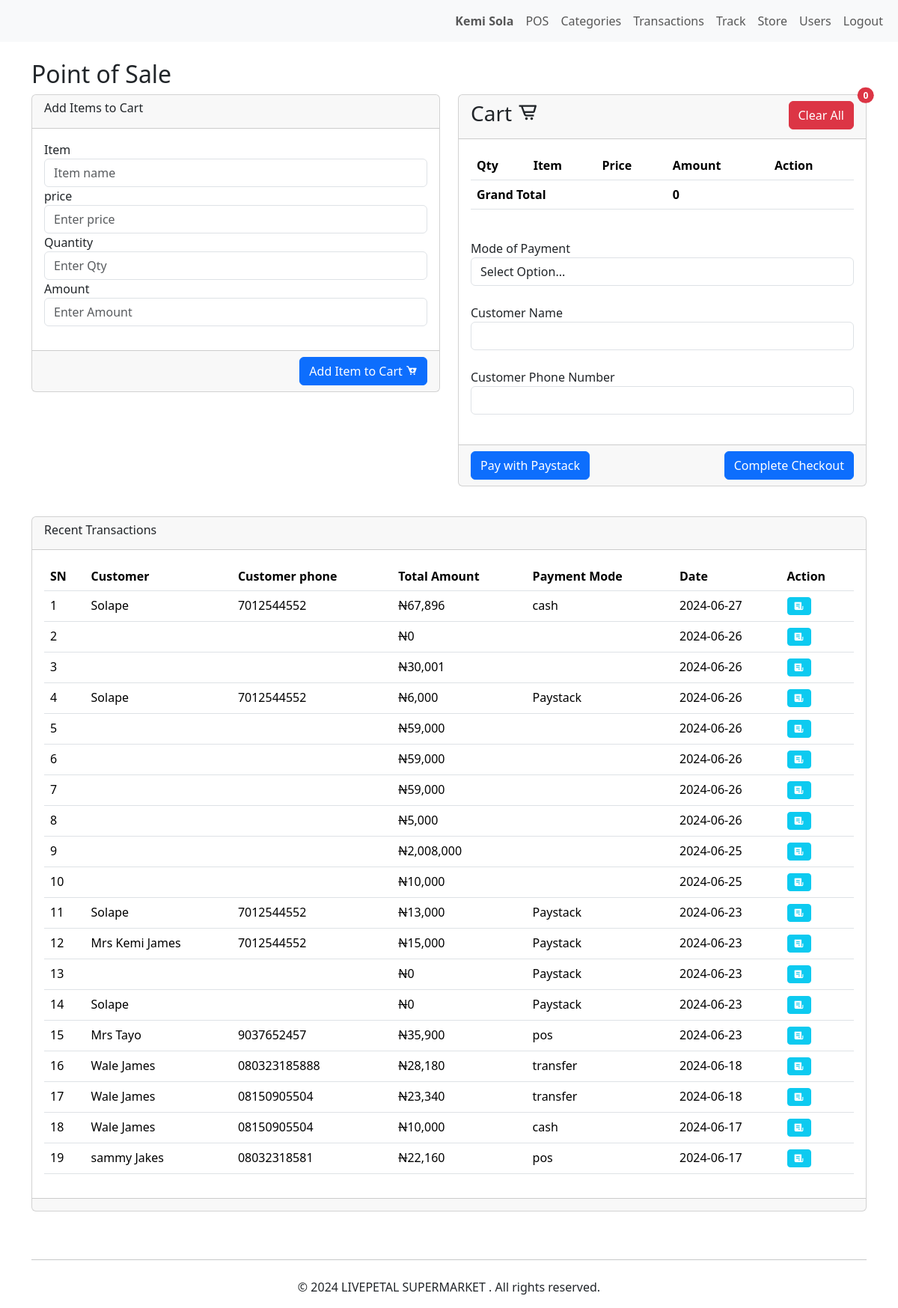
Page /sales.php (signed in) on the committed database.
### tables this page shows
CREATE TABLE `user` (
  `sn` bigint(20) UNSIGNED NOT NULL,
  `name` varchar(55) DEFAULT NULL,
  `phone` varchar(24) DEFAULT NULL,
  `email` varchar(55) DEFAULT NULL,
  `password` varchar(40) DEFAULT NULL,
  `status` int(2) NOT NULL DEFAULT 1,
  `bid` int(8) NOT NULL DEFAULT 0,
  `created` timestamp NOT NULL DEFAULT current_timestamp() ON UPDATE current_timestamp(),
  `admin` int(2) NOT NULL DEFAULT 0
);

CREATE TABLE `sales` (
  `sn` bigint(20) UNSIGNED NOT NULL,
  `salesid` varchar(16) DEFAULT NULL,
  `customer` varchar(24) DEFAULT NULL,
  `phone` varchar(24) DEFAULT NULL,
  `total` int(10) DEFAULT NULL,
  `created` timestamp NOT NULL DEFAULT current_timestamp() ON UPDATE current_timestamp(),
  `status` int(2) NOT NULL DEFAULT 1,
  `bid` int(8) NOT NULL DEFAULT 0,
  `user` int(6) NOT NULL DEFAULT 0,
  `mode` varchar(22) NOT NULL DEFAULT 'cash'
);

### sales.php (the view, shortened to what this page needs)
<?php
include('constant.php');
?>
<!DOCTYPE html>
<html lang="en">
<head>
    <link href="css/bootstrap.min.css" rel="stylesheet">
</head>
<body>
    <?php include('nav.php') ?>
    <div class="container mt-4">
        <div class="row">
            <div class="col-md-12">
                <h2>Point of Sale</h2>
            </div>
        </div>
        <div class="row">
            <div class="col-md-6">
                <div class="card">
                    <div class="card-header">
                        <h6>Add Items to Cart</h6>
                    </div>
                    <div class="card-body">
                        <form method="post">
                            <div class="form-group">
                                <label for="">Item</label>
                                <input type="text" class="form-control" name="item" placeholder="Item name">
                            </div>
                            <div class="form-group">
                                <label for="">price</label>
                                <input type="number" class="form-control" id="price" name="price" onkeyup="document.getElementById('amount').value = this.value * document.getElementById('qty').value;" placeholder="Enter price" required>
                            </div>
                            <div class="form-group">
                                <label for="">Quantity</label>
                                <input type="number" class="form-control" id="qty" name="qty" onkeyup="document.getElementById('amount').value = this.value * document.getElementById('price').value;" placeholder="Enter Qty" required>
                            </div>
                            <div class="form-group">
                                <label for="">Amount</label>
                                <input type="tel" class="form-control" id="amount" onkeyup="this.value = document.getElementById('qty').value * document.getElementById('price').value;" name="amount" placeholder="Enter Amount">
                            </div>
                    </div>
                    <div class="card-footer">
                        <div class="form-group">
                            <div style="float:right">
                                <button type="submit" class="btn btn-primary btn-block" name="AddItem"><span>Add Item to Cart</span> <i class='bx bxs-cart-add'></i></button>
                            </div>
                        </div>
                    </div>
                </div>
            </div>
            <div class="col-md-6">
                <form method="post">
                    <div class="card">
                        <div class="card-header">
                            <div class="row">
                                <div class="col-md-6">
                                    <div>
                                        <h3><span>Cart</span> <i class='bx bx-cart-alt'></i> </h3>
                                        <span class="position-absolute top-0 start-100 translate-middle badge rounded-pill bg-danger"><?= $sales->sqL1('item', 'salesid', $salesid); ?>
                                        </span>
                                    </div>
                                </div>
                                <div class="col-md-6">
                                    <button name="clearAll" class="btn btn-danger" style="float:right;">Clear All</button>
                                </div>
                            </div>
                        </div>
                        <div class="card-body">
                            <table id="cart-items" class="table">
                                <tr>
                                    <th>Qty</th>
                                    <th>Item</th>
                                    <th>Price</th>
                                    <th>Amount</th>
                                    <th>Action</th>
                                </tr>
                                <?php $total  = 0;
                                echo '<tr><th colspan="3">Grand Total</th><th>' . number_format($total) . '</th><th></th></tr>';
                                ?>
                            </table>
                            <br>
                            <label for="">Mode of Payment</label>
                            <select class="form-control" name="mode">
                                <option value="">Select Option...</option>
                            </select><br>
                            <label for="">Customer Name</label>
                            <input type="text" id="customer-name" class="form-control" name="customer"><br>
                            <label for="">Customer Phone Number</label>
                            <input type="number" class="form-control" name="phone"><br>
                        </div>
                        <div class="card-footer">
                            <div>
                                <button type="button" class="btn btn-primary" data-bs-toggle="modal" data-bs-target="#exampleModal">
                                    Pay with Paystack
                                </button>
                                <button style="float:right" type="submit" class="btn btn-primary btn-block" name="Checkout">Complete Checkout</button>
                            </div>
                        </div>
                    </div>
                </form>
            </div>
        </div>
        <div class="row">
            <div class="col-md-12 pt-4 pb-5">
                <div class="card">
                    <div class="card-header">
                        <h6>Recent Transactions</h6>
                    </div>
                    <div class="card-body table-responsive">
                        <table class="table">
                            <tr>
                                <th>SN</th>
                                <th>Customer</th>
                                <th>Customer phone</th>
                                <th>Total Amount</th>
                                <th>Payment Mode</th>
                                <th>Date</th>
                                <th>Action</th>
                            </tr>
                            <?php $i = 1;
                            $sql = $db->query("SELECT * FROM sales WHERE bid='$bid' AND user='$user' ORDER BY sn DESC LIMIT 20");
                            while ($row = mysqli_fetch_assoc($sql)) {
                                $e = $i++ ?>
                                <tr>
                                    <td><?= $e ?></td>
                                    <td><?= $row['customer'] ?></td>
                                    <td><?= $row['phone'] ?></td>
                                    <td><strike>N</strike><?= number_format($row['total']) ?></td>
                                    <td><?= $row['mode'] ?></td>
                                    <td><?= substr($row['created'], 0, 10) ?></td>
                                    <td><a class="btn btn-sm btn-info" data-bs-toggle="tooltip" data-bs-title="Edit Transaction" href="receipt.php?salesid=<?= $row['salesid'] ?>"><i class='bx bxs-receipt' style="color: #ffff;"></i></a>
                                        </td>
                                </tr>
                            <?php } ?>
                        </table>
                    </div>
                    <div class="card-footer"></div>
                </div>
            </div>
        </div>
        <?php include('footer.php') ?>
</body>
</html>

### constant.php (shortened to what this page needs)
<?php
$db = new mysqli(DB_HOST, DB_USER, DB_PASS, DB_NAME);
$user = $_SESSION['user'] ?? '';
$salesid = $_SESSION["salesid"];
if ($user) {
    $sql = $db->query("SELECT * FROM user WHERE sn = '$user' ");
    $row = mysqli_fetch_assoc($sql);
    $name = $row['name'];
    $bid = $row['bid'];
    $admin = $row['admin'];
}
class Salesmaster
{
    function sqL1($table, $key, $value)
    {
        global $db;
        $sql = $db->query("SELECT * FROM $table WHERE $key = '$value' AND status=1");
        return mysqli_num_rows($sql);
    }
}
$sales = new Salesmaster;
?>
<html lang="en">
<head>
    <link href='https://unpkg.com/boxicons@2.1.4/css/boxicons.min.css' rel='stylesheet'>
</head>
<body>
</body>
</html>

### nav.php (shortened to what this page needs)
<!DOCTYPE html>
<html lang="en">
<head>
    <link href="css/bootstrap.min.css" rel="stylesheet">
</head>
<body>
<nav class="navbar navbar-expand-lg bg-body-tertiary">
  <div class="container-fluid">
    <div class="collapse navbar-collapse" id="navbarNav">
    <ul class="navbar-nav ms-auto">
    <a href="#" class="nav-link nav-item fw-bold" style="float:right;">
                        <?= $name ?></a>
                    <?php if ($admin == 1) { ?>
                <li class="nav-item">
                    <a href="sales.php" class="nav-link">POS</a>
                </li>
                <li class="nav-item">
                    <a href="categories.php" class="nav-link">Categories</a>
                </li>
                <li class="nav-item">
                    <a href="transactions.php" class="nav-link">Transactions</a>
                </li>
                <li class="nav-item">
                    <a href="admin.php" class="nav-link">Track</a>
                </li>
                <li class="nav-item">
                    <a href="product.php" class="nav-link">Store</a>
                </li>
                <li class="nav-item">
                    <a href="user.php" class="nav-link">Users</a>
                </li>
                <?php } ?>
                <li class="nav-item">
                    <a href="?logout=true" class="nav-link">Logout</a>
                </li>
            </ul>
    </div>
  </div>
</nav>
</body>
</html>

### footer.php
<hr>
    <footer id="footer" class="footer position-relative">
                <div class="text-center mt-4">
                    <p>&copy; 2024 LIVEPETAL SUPERMARKET
                    . All rights reserved.</p>
                </div>
    </footer>

### sales.php (style rules this page uses)
a { text-decoration: none !important; }

### rows in the picture
user: name "Kemi Sola"
sales: e "1", customer "Solape", phone "7012544552", total "67,896", mode "cash", created "2024-06-27"
sales: e "2", total "0", created "2024-06-26"
sales: e "3", total "30,001", created "2024-06-26"
sales: e "4", customer "Solape", phone "7012544552", total "6,000", mode "Paystack", created "2024-06-26"
sales: e "5", total "59,000", created "2024-06-26"
sales: e "6", total "59,000", created "2024-06-26"
sales: e "7", total "59,000", created "2024-06-26"
sales: e "8", total "5,000", created "2024-06-26"
sales: e "9", total "2,008,000", created "2024-06-25"
sales: e "10", total "10,000", created "2024-06-25"
sales: e "11", customer "Solape", phone "7012544552", total "13,000", mode "Paystack", created "2024-06-23"
sales: e "12", customer "Mrs Kemi James", phone "7012544552", total "15,000", mode "Paystack", created "2024-06-23"
sales: e "13", total "0", mode "Paystack", created "2024-06-23"
sales: e "14", customer "Solape", total "0", mode "Paystack", created "2024-06-23"
sales: e "15", customer "Mrs Tayo", phone "9037652457", total "35,900", mode "pos", created "2024-06-23"
sales: e "16", customer "Wale James", phone "080323185888", total "28,180", mode "transfer", created "2024-06-18"
sales: e "17", customer "Wale James", phone "08150905504", total "23,340", mode "transfer", created "2024-06-18"
sales: e "18", customer "Wale James", phone "08150905504", total "10,000", mode "cash", created "2024-06-17"
sales: e "19", customer "sammy Jakes", phone "08032318581", total "22,160", mode "pos", created "2024-06-17"

### other values in the picture
$sales->sqL1('item', 'salesid', $salesid) "0"
$total "0"
